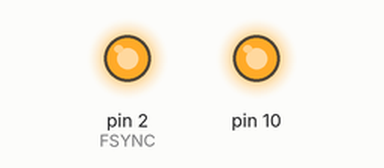
Simulated run of this sketch. Board: Arduino Uno, built with avr-gcc and run on an emulated ATmega328P. On the bench: output pins drawn as LEDs (lit = HIGH). What the sketch prints to the serial monitor is not drawn.

Above: at 0.8 s.
Timing chart, 0 to 2.3 s (numbered marks = the images above):
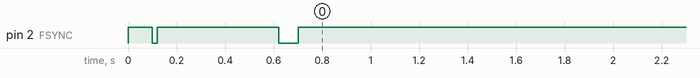

The sketch:

AnnesProGenExample.ino
```cpp
// (licence header left out)
long freq;  //32-bit global frequency variable

#include <SPI.h>

// Define the FSYNC (used for SD funtion)
#define FSYNC 2


void setup()
{
  pinMode(FSYNC, OUTPUT);  //FSYNC

  Serial.begin(9600); // start serial communication at 9600bps

  digitalWrite(FSYNC, HIGH);

  SPI.setDataMode(SPI_MODE2); // requires SPI Mode for AD9837
  SPI.begin();

  delay(100);  //A little set up time, just to make sure everything's stable

  //Initial frequency
  freq = 4000;
  WriteFrequencyAD9837(freq);

  Serial.print("Frequency is ");
  Serial.print(freq);
  Serial.println("");

}

void loop()
{

}


void WriteFrequencyAD9837(long frequency)
{
  //
  int MSB;
  int LSB;
  int phase = 0;

  //We can't just send the actual frequency, we have to calculate the "frequency word".
  //This amounts to ((desired frequency)/(reference frequency)) x 0x10000000.
  //calculated_freq_word will hold the calculated result.
  long calculated_freq_word;
  float AD9837Val = 0.00000000;

  AD9837Val = (((float)(frequency))/16000000);
  calculated_freq_word = AD9837Val*0x10000000;

  /*
  Serial.println("");
  Serial.print("Frequency word is ");
  Serial.print(calculated_freq_word);
  Serial.println("");
  */

  //Once we've got that, we split it up into separate bytes.
  MSB = (int)((calculated_freq_word & 0xFFFC000)>>14); //14 bits
  LSB = (int)(calculated_freq_word & 0x3FFF);

  //Set control bits DB15 ande DB14 to 0 and one, respectively, for frequency register 0
  LSB |= 0x4000;
  MSB |= 0x4000;

  phase &= 0xC000;

  WriteRegisterAD9837(0x2100);

  delay(500);

  //Set the frequency==========================
  WriteRegisterAD9837(LSB);  //lower 14 bits

  WriteRegisterAD9837(MSB);  //upper 14 bits

  WriteRegisterAD9837(phase);  //mid-low

  //Power it back up
  //AD9837Write(0x2020); //square
  WriteRegisterAD9837(0x2000); //sin
  //AD9837Write(0x2002); //triangle

}

//This is the guy that does the actual talking to the AD9837
void WriteRegisterAD9837(int dat)
{
  digitalWrite(FSYNC, LOW);  //Set FSYNC low
  delay(10);

  SPI.transfer(highByte(dat)); Serial.println(highByte(dat));
  SPI.transfer(lowByte(dat));  Serial.println(lowByte(dat));

  delay(10);
  digitalWrite(FSYNC, HIGH);  //Set FSYNC high
}
```
